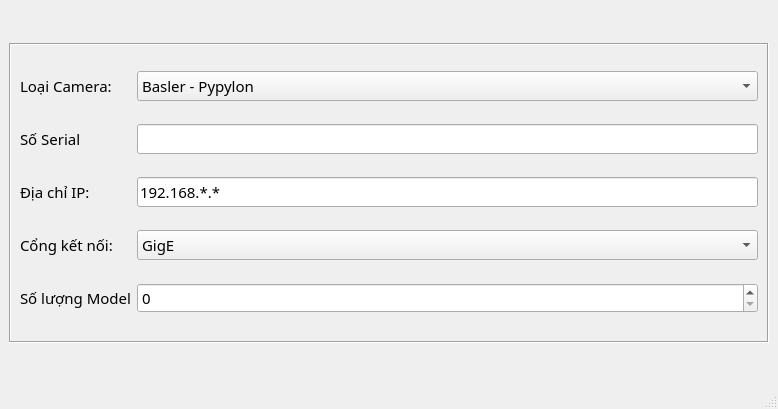
<?xml version="1.0" encoding="UTF-8"?>
<ui version="4.0">
 <class>MainWindow</class>
 <widget class="QMainWindow" name="MainWindow">
  <property name="geometry">
   <rect>
    <x>0</x>
    <y>0</y>
    <width>778</width>
    <height>409</height>
   </rect>
  </property>
  <property name="windowTitle">
   <string>MainWindow</string>
  </property>
  <widget class="QWidget" name="centralwidget">
   <layout class="QGridLayout" name="gridLayout">
    <item row="0" column="0">
     <widget class="QFrame" name="frame_2">
      <property name="maximumSize">
       <size>
        <width>16777215</width>
        <height>300</height>
       </size>
      </property>
      <property name="font">
       <font>
        <family>Malgun Gothic</family>
        <pointsize>11</pointsize>
        <weight>50</weight>
        <italic>false</italic>
        <bold>false</bold>
       </font>
      </property>
      <property name="frameShape">
       <enum>QFrame::Box</enum>
      </property>
      <property name="frameShadow">
       <enum>QFrame::Sunken</enum>
      </property>
      <layout class="QGridLayout" name="gridLayout_3">
       <item row="4" column="2">
        <widget class="QSpinBox" name="spinBox">
         <property name="maximumSize">
          <size>
           <width>16777215</width>
           <height>30</height>
          </size>
         </property>
         <property name="font">
          <font>
           <family>Malgun Gothic</family>
           <pointsize>11</pointsize>
           <weight>50</weight>
           <italic>false</italic>
           <bold>false</bold>
          </font>
         </property>
        </widget>
       </item>
       <item row="1" column="0">
        <widget class="QLabel" name="label_5">
         <property name="font">
          <font>
           <family>Malgun Gothic</family>
           <pointsize>11</pointsize>
           <weight>50</weight>
           <italic>false</italic>
           <bold>false</bold>
          </font>
         </property>
         <property name="text">
          <string>Số Serial</string>
         </property>
        </widget>
       </item>
       <item row="0" column="2">
        <widget class="QComboBox" name="comboBox">
         <property name="maximumSize">
          <size>
           <width>16777215</width>
           <height>30</height>
          </size>
         </property>
         <property name="font">
          <font>
           <family>Malgun Gothic</family>
           <pointsize>11</pointsize>
           <weight>50</weight>
           <italic>false</italic>
           <bold>false</bold>
          </font>
         </property>
         <item>
          <property name="text">
           <string>Basler - Pypylon</string>
          </property>
         </item>
         <item>
          <property name="text">
           <string>HIK - MVS</string>
          </property>
         </item>
         <item>
          <property name="text">
           <string>STC - Stviewer</string>
          </property>
         </item>
        </widget>
       </item>
       <item row="2" column="0">
        <widget class="QLabel" name="label_2">
         <property name="font">
          <font>
           <family>Malgun Gothic</family>
           <pointsize>11</pointsize>
           <weight>50</weight>
           <italic>false</italic>
           <bold>false</bold>
          </font>
         </property>
         <property name="text">
          <string>Địa chỉ IP:</string>
         </property>
        </widget>
       </item>
       <item row="3" column="0">
        <widget class="QLabel" name="label_3">
         <property name="font">
          <font>
           <family>Malgun Gothic</family>
           <pointsize>11</pointsize>
           <weight>50</weight>
           <italic>false</italic>
           <bold>false</bold>
          </font>
         </property>
         <property name="text">
          <string>Cổng kết nối:</string>
         </property>
        </widget>
       </item>
       <item row="3" column="2">
        <widget class="QComboBox" name="comboBox_2">
         <property name="maximumSize">
          <size>
           <width>16777215</width>
           <height>30</height>
          </size>
         </property>
         <property name="font">
          <font>
           <family>Malgun Gothic</family>
           <pointsize>11</pointsize>
           <weight>50</weight>
           <italic>false</italic>
           <bold>false</bold>
          </font>
         </property>
         <item>
          <property name="text">
           <string>GigE</string>
          </property>
         </item>
         <item>
          <property name="text">
           <string>USB</string>
          </property>
         </item>
         <item>
          <property name="text">
           <string>Enthernet</string>
          </property>
         </item>
        </widget>
       </item>
       <item row="4" column="0">
        <widget class="QLabel" name="label_4">
         <property name="font">
          <font>
           <family>Malgun Gothic</family>
           <pointsize>11</pointsize>
           <weight>50</weight>
           <italic>false</italic>
           <bold>false</bold>
          </font>
         </property>
         <property name="text">
          <string>Số lượng Model</string>
         </property>
        </widget>
       </item>
       <item row="0" column="0">
        <widget class="QLabel" name="label">
         <property name="font">
          <font>
           <family>Malgun Gothic</family>
           <pointsize>11</pointsize>
           <weight>50</weight>
           <italic>false</italic>
           <bold>false</bold>
          </font>
         </property>
         <property name="text">
          <string>Loại Camera:</string>
         </property>
        </widget>
       </item>
       <item row="2" column="2">
        <widget class="QLineEdit" name="lineEdit">
         <property name="maximumSize">
          <size>
           <width>16777215</width>
           <height>30</height>
          </size>
         </property>
         <property name="font">
          <font>
           <family>Malgun Gothic</family>
           <pointsize>11</pointsize>
           <weight>50</weight>
           <italic>false</italic>
           <bold>false</bold>
          </font>
         </property>
         <property name="text">
          <string>192.168.*.*</string>
         </property>
        </widget>
       </item>
       <item row="1" column="2">
        <widget class="QLineEdit" name="lineEdit_2">
         <property name="font">
          <font>
           <family>Malgun Gothic</family>
           <pointsize>11</pointsize>
           <weight>50</weight>
           <italic>false</italic>
           <bold>false</bold>
          </font>
         </property>
        </widget>
       </item>
      </layout>
     </widget>
    </item>
   </layout>
  </widget>
  <widget class="QMenuBar" name="menubar">
   <property name="geometry">
    <rect>
     <x>0</x>
     <y>0</y>
     <width>778</width>
     <height>21</height>
    </rect>
   </property>
  </widget>
  <widget class="QStatusBar" name="statusbar"/>
 </widget>
 <resources/>
 <connections/>
</ui>
